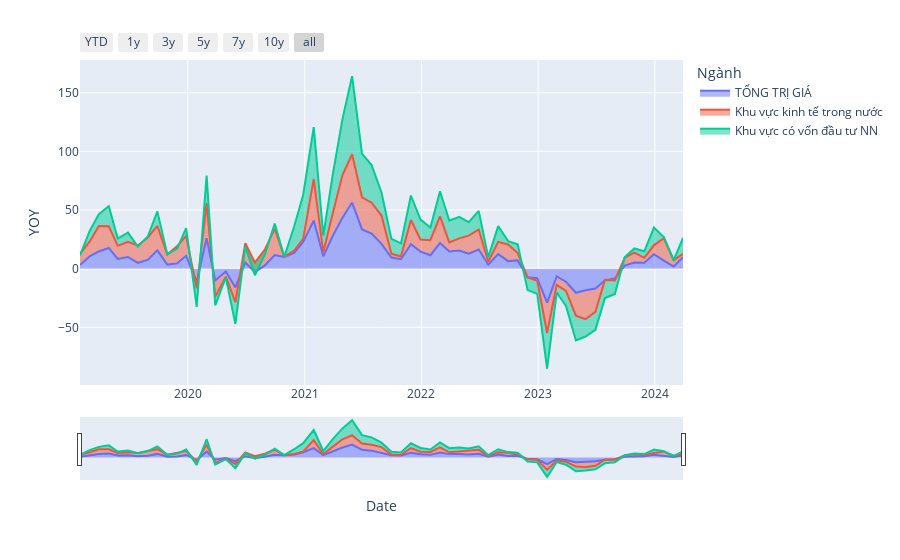

Notebook source saved alongside this figure:
### Code cell
import pandas as pd
import plotly.express as px
import plotly.graph_objects as go

df_show = dfs_nk[
    (
        (dfs_nk["Ngành"] == "TỔNG TRỊ GIÁ")
        | (dfs_nk["Ngành"] == "Khu vực kinh tế trong nước")
        | (dfs_nk["Ngành"] == "Khu vực có vốn đầu tư NN")
    )
    & (dfs_nk["Date"] > "2015-01-01")
]

fig = px.area(df_show, x="Date", y="YOY", color="Ngành")

fig.update_xaxes(
    rangeslider_visible=True,
    rangeselector=dict(
        buttons=[
            dict(count=1, label="YTD", step="year", stepmode="todate"),
            dict(count=1, label="1y", step="year", stepmode="backward"),
            dict(count=3, label="3y", step="year", stepmode="backward"),
            dict(count=5, label="5y", step="year", stepmode="backward"),
            dict(count=7, label="7y", step="year", stepmode="backward"),
            dict(count=10, label="10y", step="year", stepmode="backward"),
            dict(step="all"),
        ]
    ),
)

fig.show()
